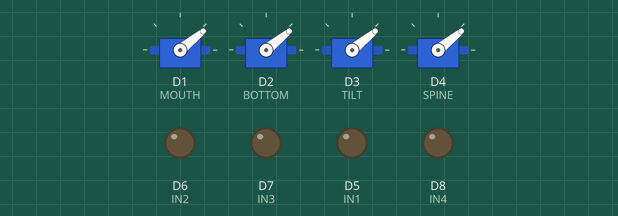
Simulated run of this sketch. Board: ESP8266 (NodeMCU). Shown: 4 × servo, output pins drawn as LEDs (lit = HIGH).

Above: at 0.05 s.
At 0.2 s:
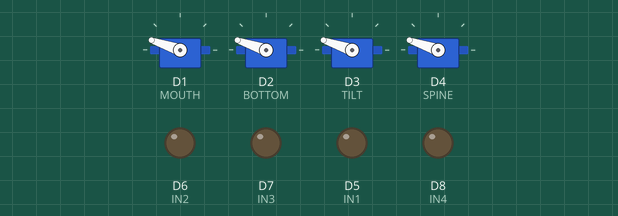
At 0.35 s:
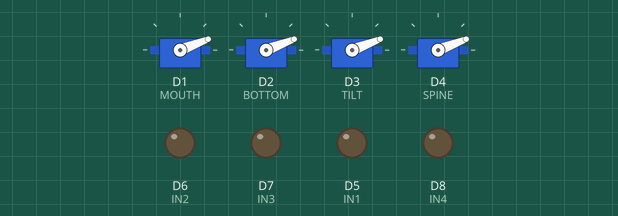
Timing chart, 0 to 3.0 s (numbered marks = the images above):
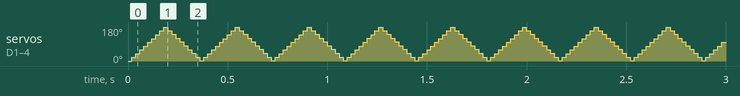

The sketch:

arduino_code.ino
```cpp
#include <Servo.h>

Servo mouth, bottom, tilt, spine;

//#define ENA 14
#define IN1 D5
#define IN2 D6
#define IN3 D7
#define IN4 D8
//#define ENB 16


#define MOUTH D1
#define BOTTOM D2
#define TILT D3
#define SPINE D4

void setup() {
  //pinMode(ENA, OUTPUT);
  pinMode(IN1, OUTPUT);
  pinMode(IN2, OUTPUT);
  pinMode(IN3, OUTPUT);
  pinMode(IN4, OUTPUT);
  //pinMode(ENB, OUTPUT);

  //digitalWrite(ENA, HIGH);
  digitalWrite(IN1, LOW);
  digitalWrite(IN2, LOW);
  digitalWrite(IN3, LOW);
  digitalWrite(IN4, LOW);
  //digitalWrite(ENB, HIGH);

  mouth.attach(MOUTH);
  bottom.attach(BOTTOM);
  tilt.attach(TILT);
  spine.attach(SPINE);
}

void loop() {
  for(int i=0; i<180; i++){
    mouth.write(i);
    bottom.write(i);
    tilt.write(i);
    spine.write(i);
    delay(1);
  }
  for(int i=0; i<180; i++){
    mouth.write(180-i);
    bottom.write(180-i);
    tilt.write(180-i);
    spine.write(180-i);
    delay(1);
  }
}
```
